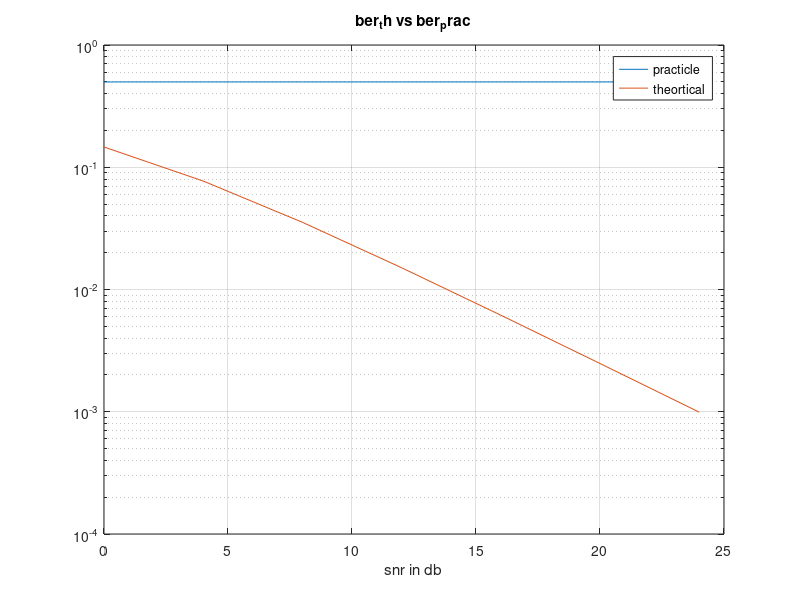

Here is the MATLAB script that generated this plot:
clc;
clear all;
close all;

N = 100000;
x = randi([0,1],1,N);

% convert to bpsk
for i = 1:N 
    if(x(i)==0)
        t(i) = -1;
    else
        t(i)= x(i);
    end
end

h = round(((randn(1,N) + 1i*randn(1,N))*sqrt(1/2))*(2^16));  %h complex random ; ray light faded channel
n = round((randn(1,N))*(2^16));                    % noise genrated

snr_db = 0:4:24;
kk =0;




ber_prac = zeros(1, length(snr_db));

for k = 1: length(snr_db)
    
snr_linear(k) = 10.^(snr_db(k)/10);           % converted snr to linear
sigma(k) = 1./(snr_linear(k)).^(1/2);                % find sigma

y = round((h.*t + sigma(k).*n)*(2^16));                 % find y = channel*bpsk_signal + sigma*noise


% convert y sequence into bpsk take threshold value = 0
% z is your constructed signal
% y is output signal with noise
%bpsk wireless communication
z = ceil((y./h)*(2^16));


for i = 1:N
    if(z(i)>0)
        r(i)=1;
    else
        r(i)=-1;
    end
end

ber_th(k) = (1/2)*(1-(snr_linear(k)/(1+snr_linear(k))).^(1/2));

% check bit by bit that r and z is same or not


count_error(k)=0;
for jj=1:N
    if(t(jj)~=r(jj))
        count_error(k)=count_error(k)+1;
%     else
%         count_error;
    end
end
end

ber_prac  = count_error./N;
semilogy(snr_db,ber_prac);
grid on;
hold on;
semilogy(snr_db,ber_th);
title("ber_th vs ber_prac");
xlabel("snr in db");


legend('practicle','theortical');